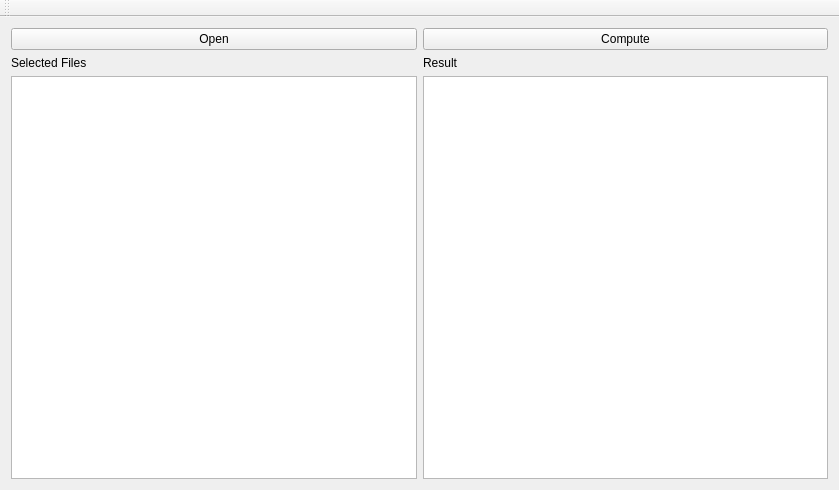
<?xml version="1.0" encoding="utf-8"?>
<ui version="4.0">
  <class>MainWindow</class>
  <widget class="QMainWindow" name="MainWindow">
    <property name="geometry">
      <rect>
        <x>0</x>
        <y>0</y>
        <width>839</width>
        <height>490</height>
      </rect>
    </property>
    <property name="windowTitle">
      <string>MainWindow</string>
    </property>
    <widget class="QWidget" name="centralWidget">
      <layout class="QGridLayout" name="gridLayout_3">
        <item row="0" column="0">
          <layout class="QGridLayout" name="gridLayout_2">
            <property name="sizeConstraint">
              <enum>QLayout::SetDefaultConstraint</enum>
            </property>
            <item row="0" column="0">
              <widget class="QPushButton" name="openButton">
                <property name="text">
                  <string>Open</string>
                </property>
              </widget>
            </item>
            <item row="0" column="1">
              <widget class="QPushButton" name="computeButton">
                <property name="text">
                  <string>Compute</string>
                </property>
              </widget>
            </item>
            <item row="1" column="0">
              <widget class="QLabel" name="label">
                <property name="text">
                  <string>Selected Files</string>
                </property>
              </widget>
            </item>
            <item row="2" column="0">
              <widget class="QListWidget" name="imgWidget"/>
            </item>
            <item row="1" column="1">
              <widget class="QLabel" name="label_2">
                <property name="text">
                  <string>Result</string>
                </property>
              </widget>
            </item>
            <item row="2" column="1">
              <widget class="QListWidget" name="resWidget"/>
            </item>
          </layout>
        </item>
      </layout>
    </widget>
    <widget class="QMenuBar" name="menuBar">
      <property name="geometry">
        <rect>
          <x>0</x>
          <y>0</y>
          <width>839</width>
          <height>23</height>
        </rect>
      </property>
    </widget>
    <widget class="QToolBar" name="mainToolBar">
      <attribute name="toolBarArea">
        <enum>TopToolBarArea</enum>
      </attribute>
      <attribute name="toolBarBreak">
        <bool>false</bool>
      </attribute>
    </widget>
  </widget>
  <layoutdefault spacing="6" margin="11"/>
  <resources/>
  <connections/>
</ui>
